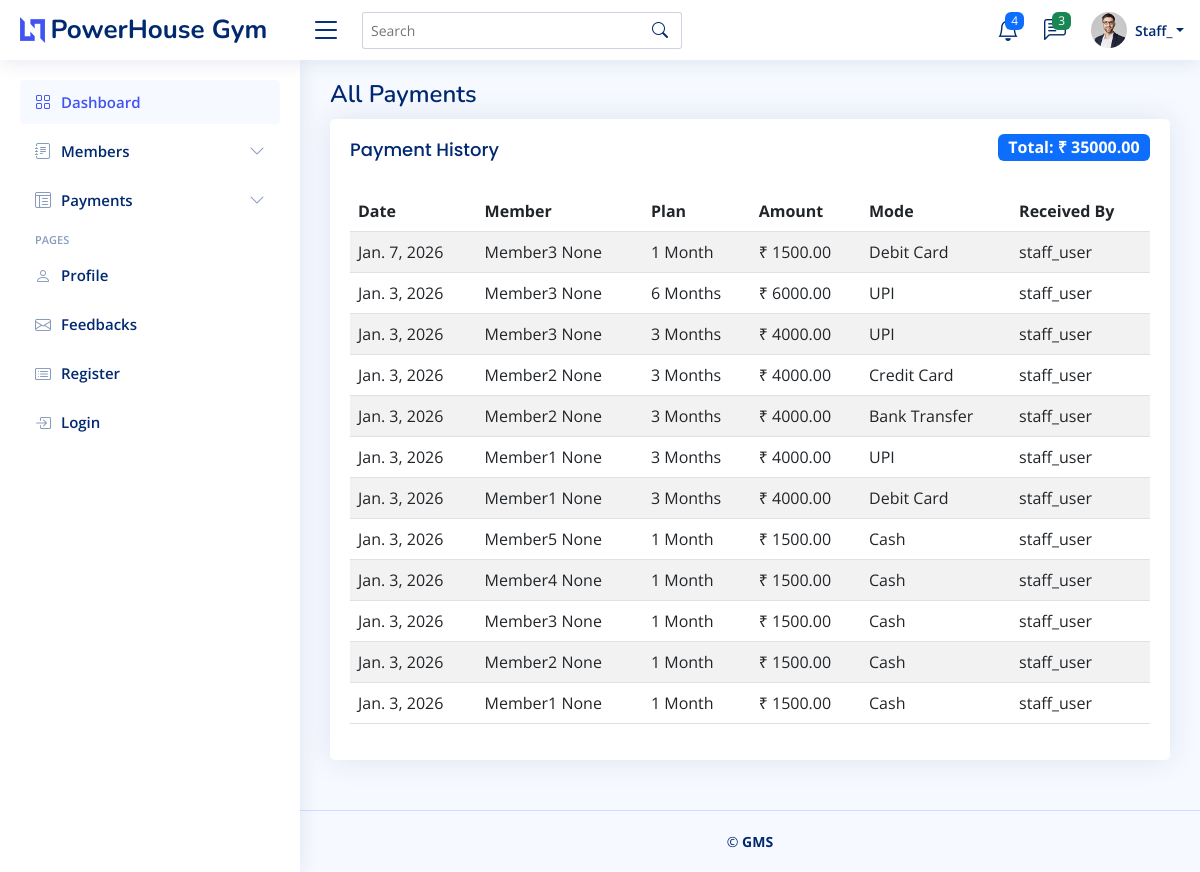
Screenshot of /dashboard/payments/ (signed in) with the database file from the repository.
### accounts/models.py (models this page shows, shortened)
class User(AbstractUser):
    ROLE_CHOICES = (
        ('owner', 'Gym Owner'),
        ('site_manager', 'Site Manager'),
        ('gym_manager', 'Gym Manager'),
        ('staff', 'Staff'),
    )
    STAY_STATUS_CHOICES = (
        ('pg', 'PG'),
        ('rent', 'Rented Room/House'),
        ('hostel', 'Hostel'),
        ('college', 'School / College'),
        ('other', 'Other'),
    )
    role = models.CharField(
        max_length=20,
        choices=ROLE_CHOICES,
        default='staff',
        db_index=True  # ✅ RBAC checks,
    )
    organization = models.ForeignKey(
        'organizations.Organization',
        on_delete=models.SET_NULL,
        null=True,
        blank=True,
        db_index=True
    )
    branch = models.ForeignKey(
        'organizations.Branch',
        on_delete=models.SET_NULL,
        null=True,
        blank=True,
        db_index=True  # ✅ RBAC checks
    )
    mobile = models.CharField(max_length=20, blank=True, null=True,db_index=True)
    city = models.CharField(max_length=100, blank=True, null=True)
    state = models.CharField(max_length=100, blank=True, null=True)
    country = models.CharField(max_length=100, blank=True, null=True)
    current_stay_status = models.CharField(
        max_length=20,
        choices=STAY_STATUS_CHOICES,
        blank=True,
        null=True
    )
    is_active = models.BooleanField(default=True)
    created_at = models.DateTimeField(auto_now_add=True)
    updated_at = models.DateTimeField(auto_now=True)

### subscriptions/models.py (models this page shows, shortened)
class Payment(models.Model):
    PAYMENT_MODE_CHOICES = (
        ('cash', 'Cash'),
        ('upi', 'UPI'),
        ('debit_card', 'Debit Card'),
        ('credit_card', 'Credit Card'),
        ('bank_transfer', 'Bank Transfer'),
    )
    organization = models.ForeignKey(
        'organizations.Organization',
        on_delete=models.CASCADE,
        related_name='payments',
        db_index=True
    )
    subscription = models.ForeignKey(
        Subscription,
        on_delete=models.CASCADE,
        related_name='payments'
    )
    member = models.ForeignKey(
        'members.Member',
        on_delete=models.CASCADE,
        related_name='payments'
    )
    amount = models.DecimalField(max_digits=10, decimal_places=2)
    payment_mode = models.CharField(
        max_length=20,
        choices=PAYMENT_MODE_CHOICES,
        db_index=True
    )
    payment_ref = models.CharField(
        max_length=100,
        blank=True,
        null=True
    )
    payment_date = models.DateField(db_index=True)
    received_by = models.ForeignKey(
        'accounts.User',
        on_delete=models.SET_NULL,
        null=True,
        related_name='received_payments',
        db_index=True
    )
    is_void = models.BooleanField(default=False, db_index=True)
    voided_at = models.DateTimeField(null=True, blank=True)
    voided_by = models.ForeignKey(
        'accounts.User',
        on_delete=models.SET_NULL,
        null=True,
        blank=True,
        related_name='voided_payments'
    )
    created_at = models.DateTimeField(auto_now_add=True)

class Subscription(models.Model):
    STATUS_CHOICES = (
        ('active', 'Active'),
        ('expired', 'Expired'),
        ('cancelled', 'Cancelled'),
    )
    organization = models.ForeignKey(
        'organizations.Organization',
        on_delete=models.CASCADE,
        related_name='subscriptions',
        db_index=True
    )
    member = models.ForeignKey(
        'members.Member',
        on_delete=models.CASCADE,
        related_name='subscriptions',
        db_index=True
    )
    plan = models.ForeignKey(
        'subscriptions.Plan',
        on_delete=models.PROTECT,
        related_name='subscriptions'
    )
    start_date = models.DateField(db_index=True)
    end_date = models.DateField(db_index=True)
    status = models.CharField(
        max_length=20,
        choices=STATUS_CHOICES,
        default='active',
        db_index=True
    )
    created_by = models.ForeignKey(
        'accounts.User',
        on_delete=models.SET_NULL,
        null=True,
        related_name='created_subscriptions'
    )
    created_at = models.DateTimeField(auto_now_add=True)
    updated_at = models.DateTimeField(auto_now=True)
    deleted_at = models.DateTimeField(null=True, blank=True)
    deleted_by = models.ForeignKey(
        'accounts.User',
        on_delete=models.SET_NULL,
        null=True,
        blank=True,
        related_name='deleted_subscriptions'
    )
    class Meta:
        indexes = [
            models.Index(fields=['member', 'status']),
            models.Index(fields=['end_date']),
        ]
        constraints = [
            models.UniqueConstraint(
                fields=['member'],
                condition=Q(status='active', deleted_at__isnull=True),
                name='one_active_subscription_per_member'
            )
        ]

class Plan(models.Model):
    organization = models.ForeignKey(
        'organizations.Organization',
        on_delete=models.CASCADE,
        related_name='plans',
        db_index=True
    )
    name = models.CharField(max_length=100)
    duration_days = models.PositiveIntegerField()
    amount = models.DecimalField(max_digits=10, decimal_places=2)
    is_active = models.BooleanField(default=True, db_index=True)
    created_at = models.DateTimeField(auto_now_add=True)
    updated_at = models.DateTimeField(auto_now=True)
    deleted_at = models.DateTimeField(null=True, blank=True)
    deleted_by = models.ForeignKey(
        'accounts.User',
        on_delete=models.SET_NULL,
        null=True,
        blank=True,
        related_name='deleted_plans'
    )

### members/models.py (models this page shows, shortened)
class Member(models.Model):
    organization = models.ForeignKey(
        'organizations.Organization',
        on_delete=models.CASCADE,
        related_name='members',
        db_index=True
    )
    branch = models.ForeignKey(
        'organizations.Branch',
        on_delete=models.CASCADE,
        related_name='members',
        db_index=True
    )
    first_name = models.CharField(max_length=100)
    last_name = models.CharField(max_length=100, blank=True, null=True)
    mobile = models.CharField(max_length=20,db_index=True  )
    email = models.EmailField(blank=True, null=True)
    is_active = models.BooleanField(default=True,db_index=True  )
    created_at = models.DateTimeField(auto_now_add=True)
    updated_at = models.DateTimeField(auto_now=True)
    deleted_at = models.DateTimeField(null=True, blank=True)
    deleted_by = models.ForeignKey(
        'accounts.User',
        on_delete=models.SET_NULL,
        null=True,
        blank=True,
        related_name='deleted_members'
    )

### dashboard/views.py (the view)
# urls.py: path('payments/',views.all_payments,name='all_payments'),
@login_required
@role_required(['owner', 'site_manager', 'gym_manager', 'staff'])
def all_payments(request):
    payments = (
        Payment.objects
        .filter(
            member__branch=request.user.branch,
            member__organization=request.user.organization
        )
        .select_related(
            'member',
            'subscription__plan',
            'received_by'
        )
        .order_by('-payment_date', '-created_at')
    )
    total_amount = sum(p.amount for p in payments)
    return render(
        request,
        'all_payments.html',
        {
            'payments': payments,
            'total_amount': total_amount
        }
    )

### dashboard/templates/all_payments.html (shortened to what this page needs)
{% extends "base.html" %}
{% block content %}
<div class="pagetitle">
  <h1>All Payments</h1>
</div>
<section class="section">
  <div class="card">
    <div class="card-body">
      <div class="d-flex justify-content-between align-items-center mb-3">
        <h5 class="card-title mb-0">Payment History</h5>
        <span class="badge bg-primary fs-6">
          Total: ₹ {{ total_amount }}
        </span>
      </div>
      <table class="table table-striped table-hover">
        <thead>
          <tr>
            <th>Date</th>
            <th>Member</th>
            <th>Plan</th>
            <th>Amount</th>
            <th>Mode</th>
            <th>Received By</th>
          </tr>
        </thead>
        <tbody>
          {% for payment in payments %}
          <tr>
            <td>{{ payment.payment_date }}</td>
            <td>{{ payment.member.first_name }} {{ payment.member.last_name }}</td>
            <td>{{ payment.subscription.plan.name }}</td>
            <td>₹ {{ payment.amount }}</td>
            <td>{{ payment.get_payment_mode_display }}</td>
            <td>
              {{ payment.received_by.get_full_name|default:payment.received_by.username }}
            </td>
          </tr>
          {% empty %}
          <tr>
            <td colspan="6" class="text-center text-muted">
              No payments found.
            </td>
          </tr>
          {% endfor %}
        </tbody>
      </table>
    </div>
  </div>
</section>
{% endblock %}

### dashboard/templates/header.html (shortened to what this page needs)
{% load static %}
<header id="header" class="header fixed-top d-flex align-items-center">
  <div class="d-flex align-items-center justify-content-between">
    <a href="/" class="logo d-flex align-items-center">
      <img src="{% static 'img/logo.png' %}" alt="" />
      <span class="d-none d-lg-block">PowerHouse Gym</span>
    </a>
    <i class="bi bi-list toggle-sidebar-btn"></i>
  </div>
  <div class="search-bar">
    <form
      class="search-form d-flex align-items-center"
      method="POST"
      action="#"
    >
      <input
        type="text"
        name="query"
        placeholder="Search"
        title="Enter search keyword"
      />
      <button type="submit" title="Search"><i class="bi bi-search"></i></button>
    </form>
  </div>
  <nav class="header-nav ms-auto">
    <ul class="d-flex align-items-center">
      <li class="nav-item dropdown">
        <a class="nav-link nav-icon" href="#" data-bs-toggle="dropdown">
          <i class="bi bi-bell"></i>
          <span class="badge bg-primary badge-number">4</span> </a
        >
      </li>
      <li class="nav-item dropdown">
        <a class="nav-link nav-icon" href="#" data-bs-toggle="dropdown">
          <i class="bi bi-chat-left-text"></i>
          <span class="badge bg-success badge-number">3</span> </a
        >
      </li>
      <li class="nav-item dropdown pe-3">
        <a
          class="nav-link nav-profile d-flex align-items-center pe-0"
          href="#"
          data-bs-toggle="dropdown"
        >
          <img
            src="{% static 'img/profile-img.jpg' %}"
            alt="Profile"
            class="rounded-circle"
          />
          <span class="d-none d-md-block dropdown-toggle ps-2"
            >{{request.user.username | title | slice:":6" }}</span
          > </a
        >
      </li>
    </ul>
  </nav>
</header>

### static/css/style.css (style rules this page uses)
:root { scroll-behavior: smooth; }
body { font-family: "Open Sans", sans-serif; background: #f6f9ff; color: #444444; }
a { color: #4154f1; text-decoration: none; }
h1, h2, h3, h4, h5, h6 { font-family: "Nunito", sans-serif; }
.pagetitle { margin-bottom: 10px; }
.pagetitle h1 { font-size: 24px; margin-bottom: 0; font-weight: 600; color: #012970; }
.card { margin-bottom: 30px; border: none; border-radius: 5px; box-shadow: 0px 0 30px rgba(1, 41, 112, 0.1); }
.card-title { padding: 20px 0 15px 0; font-size: 18px; font-weight: 500; color: #012970; font-family: "Poppins", sans-serif; }
.card-body { padding: 0 20px 20px 20px; }
.logo { line-height: 1; }
@media (min-width: 1200px) { .logo { width: 280px; } }
.logo img { max-height: 26px; margin-right: 6px; }
.logo span { font-size: 26px; font-weight: 700; color: #012970; font-family: "Nunito", sans-serif; }
.header { transition: all 0.5s; z-index: 997; height: 60px; box-shadow: 0px 2px 20px rgba(1, 41, 112, 0.1); background-color: #fff; padding-left: 20px; }
.header .toggle-sidebar-btn { font-size: 32px; padding-left: 10px; cursor: pointer; color: #012970; }
.header .search-bar { min-width: 360px; padding: 0 20px; }
.header .search-form { width: 100%; }
.header .search-form input { border: 0; font-size: 14px; color: #012970; border: 1px solid rgba(1, 41, 112, 0.2); padding: 7px 38px 7px 8px; border-radius: 3px; transition: 0.3s; width: 100%; }
.header .search-form button { border: 0; padding: 0; margin-left: -30px; background: none; }
.header .search-form button i { color: #012970; }
.header-nav ul { list-style: none; }
.header-nav>ul { margin: 0; padding: 0; }
.header-nav .nav-icon { font-size: 22px; color: #012970; margin-right: 25px; position: relative; }
.header-nav .nav-profile { color: #012970; }
.header-nav .nav-profile img { max-height: 36px; }
.header-nav .nav-profile span { font-size: 14px; font-weight: 600; }
.header-nav .badge-number { position: absolute; inset: -2px -5px auto auto; font-weight: normal; font-size: 12px; padding: 3px 6px; }

### rows the page displays
User: user.username "Staff_"
Payment: payment_date "Jan. 7, 2026", member.first_name "Member3", member.last_name "None", subscription.plan.name "1 Month", amount "1500.00", payment_mode "Debit Card", received_by.get_full_name "staff_user"
Payment: payment_date "Jan. 3, 2026", member.first_name "Member3", member.last_name "None", subscription.plan.name "6 Months", amount "6000.00", payment_mode "UPI", received_by.get_full_name "staff_user"
Payment: payment_date "Jan. 3, 2026", member.first_name "Member3", member.last_name "None", subscription.plan.name "3 Months", amount "4000.00", payment_mode "UPI", received_by.get_full_name "staff_user"
Payment: payment_date "Jan. 3, 2026", member.first_name "Member2", member.last_name "None", subscription.plan.name "3 Months", amount "4000.00", payment_mode "Credit Card", received_by.get_full_name "staff_user"
Payment: payment_date "Jan. 3, 2026", member.first_name "Member2", member.last_name "None", subscription.plan.name "3 Months", amount "4000.00", payment_mode "Bank Transfer", received_by.get_full_name "staff_user"
Payment: payment_date "Jan. 3, 2026", member.first_name "Member1", member.last_name "None", subscription.plan.name "3 Months", amount "4000.00", payment_mode "UPI", received_by.get_full_name "staff_user"
Payment: payment_date "Jan. 3, 2026", member.first_name "Member1", member.last_name "None", subscription.plan.name "3 Months", amount "4000.00", payment_mode "Debit Card", received_by.get_full_name "staff_user"
Payment: payment_date "Jan. 3, 2026", member.first_name "Member5", member.last_name "None", subscription.plan.name "1 Month", amount "1500.00", payment_mode "Cash", received_by.get_full_name "staff_user"
Payment: payment_date "Jan. 3, 2026", member.first_name "Member4", member.last_name "None", subscription.plan.name "1 Month", amount "1500.00", payment_mode "Cash", received_by.get_full_name "staff_user"
Payment: payment_date "Jan. 3, 2026", member.first_name "Member3", member.last_name "None", subscription.plan.name "1 Month", amount "1500.00", payment_mode "Cash", received_by.get_full_name "staff_user"
Payment: payment_date "Jan. 3, 2026", member.first_name "Member2", member.last_name "None", subscription.plan.name "1 Month", amount "1500.00", payment_mode "Cash", received_by.get_full_name "staff_user"
Payment: payment_date "Jan. 3, 2026", member.first_name "Member1", member.last_name "None", subscription.plan.name "1 Month", amount "1500.00", payment_mode "Cash", received_by.get_full_name "staff_user"

### other values shown
{{ total_amount }} "35000.00"
